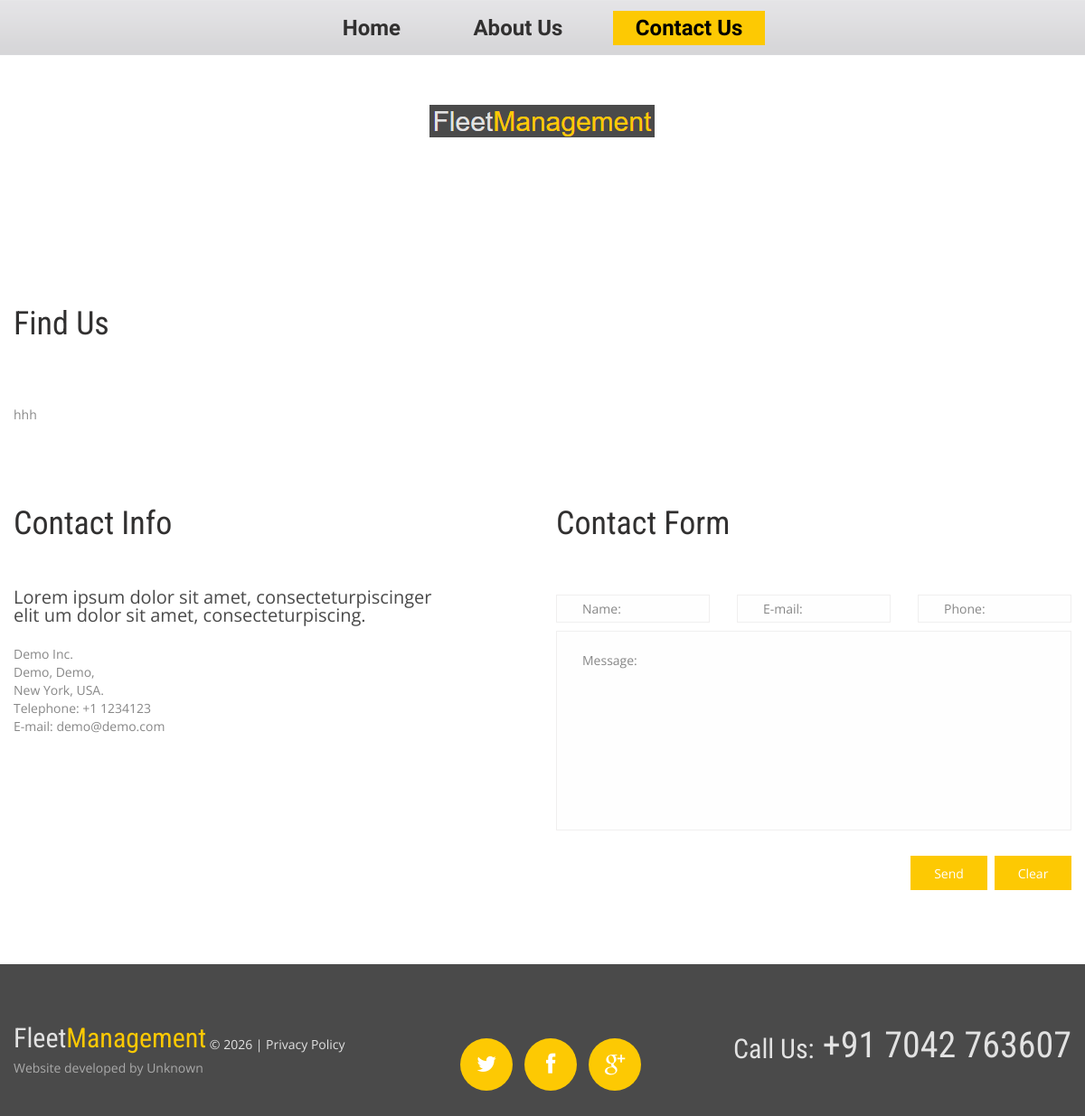
Page /contact-us on the committed database.
### fleets_management/models.py (models this page shows, shortened)
class Pages(models.Model):
     name = models.CharField(max_length=200)
     description = models.TextField()
     iframe_code = models.CharField(max_length=1000, default='')
     status = models.CharField(max_length=200, choices=[('1', 'Enable'),('0', 'Disable')], default='1')

### fleets_management/views.py (the view)
# urls.py: path('contact-us', views.contact, name="Contact"),
def contact(request):
    try:
        contact_obj = Pages.objects.get(name='contact', status='1');
    except Pages.DoesNotExist:
        contact_obj = []
    context = {
        'data': contact_obj
    }
    return render(request,"fleets_management/contact.html",context);

### fleets_management/templates/fleets_management/contact.html (shortened to what this page needs)
{% extends "fleets_management/base.html" %}
{% load static %}
{% block content %}
<div class="content">
	<div class="container_12">
		<div class="grid_12">
			<h3>Find Us</h3>
			<div class="map">
				<figure>
					{{ data.iframe_code|safe }}
				</figure>
			</div>
		</div>
		<div class="grid_5">
			{{ data.description|safe }}
		</div>
		<div class="grid_6 prefix_1">
			<h3>Contact Form</h3>
			<form id="form" method="post" action="/ccontact-form">
				<label class="name">
					<input type="text" placeholder="Name:" name="name" data-constraints="@Required @JustLetters" />
				</label>
				<label class="email">
					<input type="text" name="email" placeholder="E-mail:" data-constraints="@Required @Email" />
				</label>
				<label class="phone">
					<input type="text" name="phone" placeholder="Phone:" data-constraints="@Required @JustNumbers"/>
				</label>
				<label class="message">
					<textarea name="message" placeholder="Message:" data-constraints='@Required @Length(min=20,max=999999)'></textarea>
				</label>
				<div>
					<div class="btns">
						<a href="#" data-type="submit" class="btn">Send</a>
						<a href="#" data-type="reset" class="btn">Clear</a>
					</div>
				</div>
			</form>
		</div>
	</div>
</div>
{% endblock content %}

### fleets_management/static/css/form.css (style rules this page uses)
#form, #vehicle_form { padding-top: 15px; }
#form input, #vehicle_form input { width: 100%; height: 31px; float:left; background: #fefefe; box-sizing: border-box; -webkit-appearance: none; -moz-box-sizing: border-box; -webkit-box-sizing: border-box; color: #878787; font: 14px/20px 'Open Sans', sans-serif; border: 1px solid #f0efef; padding: 5px 18px 7px; }
#form textarea, #vehicle_form textarea { width: 100%; height: 221px; background: #fefefe; position: relative; resize:none; overflow: hidden; box-sizing: border-box; -webkit-appearance: none; -moz-box-sizing: border-box; -webkit-box-sizing: border-box; float:left; margin: 0; color: #878787; font: 14px/20px 'Open Sans', sans-serif; border: 1px solid #f0efef; padding: 11px 18px 7px; }
#form label, #vehicle_form label { position:relative; display: block; min-height: 40px; float: left; width: 170px; }
#form label+label, #vehicle_form label+label { margin-left: 30px; }
#form label.message, #vehicle_form label.message { width: 100%; position: relative; margin-left: 0; }
.btns { font-size: 0; line-height: 0; text-align: right; padding-top: 28px; }
.btns a.btn { margin: 0; padding-left: 0; padding-right: 0; min-width: 85px; display: inline-block; text-align: center; }
.btns a.btn+a.btn { margin-left: 8px; }
.phone { position: relative; }

### fleets_management/static/css/vehicle.css (style rules this page uses)
.btns { font-size: 0; line-height: 0; text-align: right; padding-top: 28px; }
.btns a.btn { margin: 0; padding-left: 0; padding-right: 0; min-width: 85px; display: inline-block; text-align: center; }
.btns a.btn+a.btn { margin-left: 8px; }
.phone { position: relative; }

### fleets_management/static/css/style.css (style rules this page uses)
html { width: 100%; }
* { -webkit-text-size-adjust: none; }
body { position: relative; background-color: #4a4a4a; color: #878787; font: 14px/20px 'Open Sans', sans-serif; }
address { font-style: normal; }
input { border-radius: 0 !important; outline: none !important; }
h1, h2, h3, h4, h5, h6 { font-weight: normal; color: #3e454c; font-family: 'Roboto Condensed', sans-serif; }
h3 { font-size: 36px; line-height: 36px; color: #313030; padding-top: 14px; margin-bottom: 20px; }
.page1 h3 { margin-bottom: 46px; padding-top: 82px; }
a { text-decoration: none; color: inherit; outline: none; transition: 0.5s ease; -o-transition: 0.5s ease; -webkit-transition: 0.5s ease; }
.btn { display: inline-block; background-color: #fdc903; color: #fff; font-size: 14px; line-height: 20px; padding: 10px 26px 8px 25px; }
.content { padding-bottom: 113px; }
.page1 .content { padding-bottom: 82px; }
.text1 { margin-bottom: 23px; font-size: 20px; line-height: 20px; }
.color2 { color: #4a4a4a; }
.map { overflow: hidden; position: relative; }
.map figure { padding: 27px 0 10px; position: relative; display: block; width: 100%; -moz-box-sizing: border-box; -webkit-box-sizing: border-box; -o-box-sizing: border-box; box-sizing: border-box; }
.map address { display: block; }
.map .text1 { padding-top: 8px; }
address dd span { display: inline-block; text-align: left; }

### fleets_management/static/css/grid.css (style rules this page uses)
body { min-width: 1200px; }
.container_12 { margin-left: auto; margin-right: auto; width: 1200px; }
.grid_1, .grid_2, .grid_3, .grid_4, .grid_5, .grid_6, .grid_7, .grid_8, .grid_9, .grid_10, .grid_11, .grid_12 { display:inline; float: left; position: relative; margin-left: 15px; margin-right: 15px; }
.container_12 .grid_5 { width:470px; }
.container_12 .grid_6 { width:570px; }
.container_12 .grid_12 { width:1170px; }
.container_12 .prefix_1 { padding-left:100px; }

### rows in the picture
Pages: iframe_code "hhh", description "Contact Info Lorem ipsum dolor sit amet, consecteturpiscinger elit um dolor sit amet, consecteturpiscing. Demo Inc. Demo, Demo, New York, USA. Telephone: +1 1234123 E-mail: demo@demo.com"
